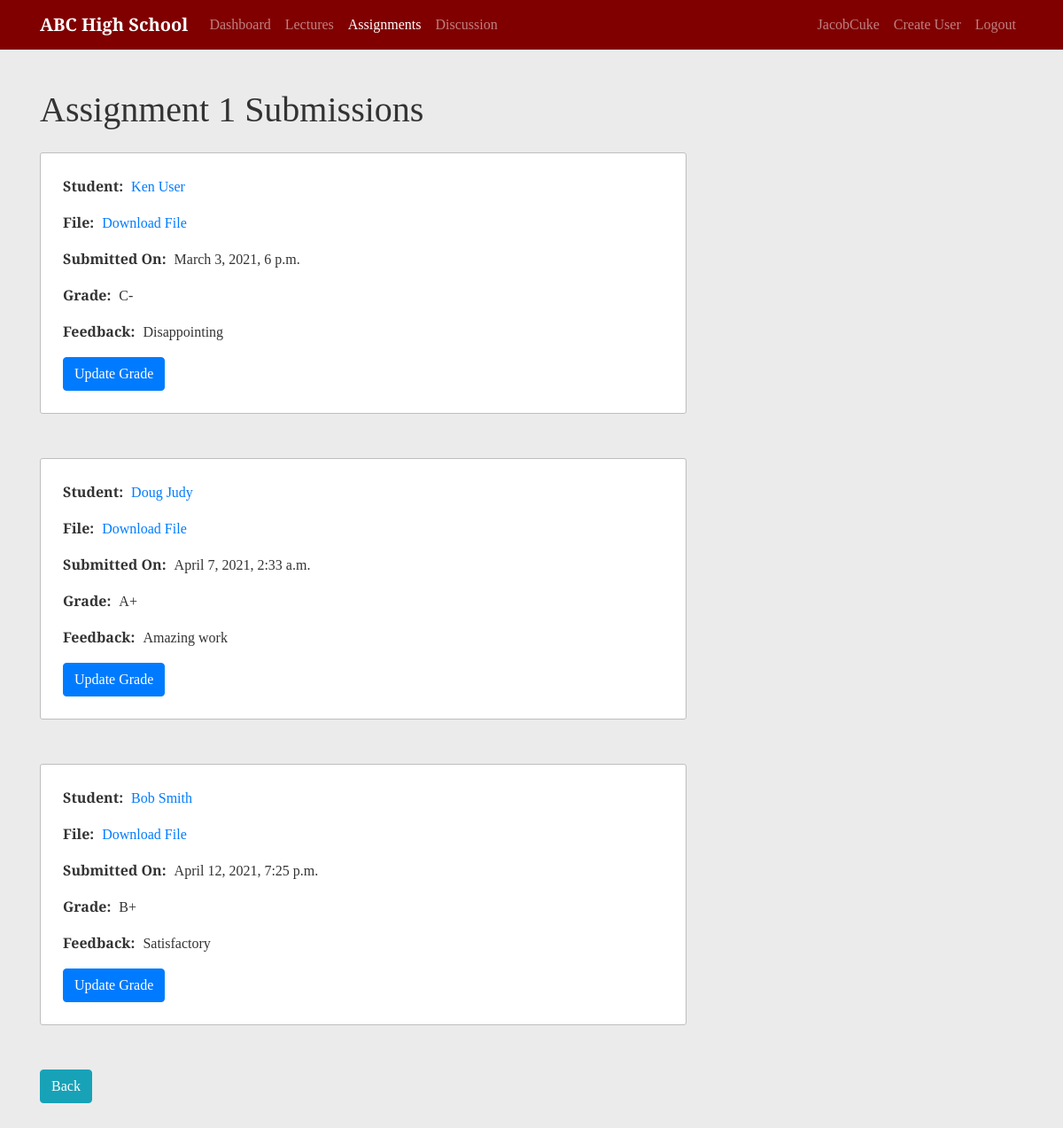
The page /course/1/assignments/1/submissions/ (signed in) on the database its author committed.
### school/models.py (models this page shows, shortened)
class Assignment(models.Model):
    course = models.ForeignKey(Course, on_delete=models.CASCADE)
    due_date = models.DateTimeField()
    assignment_number = models.PositiveIntegerField()
    content = models.FileField(upload_to='file_uploads', null=True)
    class Meta:
        unique_together = ['course', 'assignment_number']

class Submission(models.Model):
    GRADE_CHOICES = [
        ('A+', 'A+'),
        ('A', 'A'),
        ('A-', 'A-'),
        ('B+', 'B+'),
        ('B', 'B'),
        ('B-', 'B-'),
        ('C+', 'C+'),
        ('C', 'C'),
        ('C-', 'C-'),
        ('D+', 'D+'),
        ('D', 'D'),
        ('F', 'F')
    ]
    student = models.ForeignKey(Student, on_delete=models.CASCADE)
    assignment = models.ForeignKey(Assignment, on_delete=models.CASCADE)
    grade_report = models.CharField(max_length=2, choices=GRADE_CHOICES, blank=True)
    feedback = models.TextField(blank=True)
    submission_time = models.DateTimeField(default=timezone.now)
    content = models.FileField(upload_to='submissions', null=True)
    class Meta:
        unique_together = ['student', 'assignment']

### users/models.py (models this page shows, shortened)
class Student(models.Model):
    GRADE_TEN = '10'
    GRADE_ELEVEN = '11'
    GRADE_TWELVE = '12'
    YEAR_CHOICES = [
        (GRADE_TEN, '10th Grade'),
        (GRADE_ELEVEN, '11th Grade'),
        (GRADE_TWELVE, '12th Grade')
    ]
    user = models.OneToOneField(User, on_delete=models.CASCADE, primary_key=True)
    year = models.CharField(max_length=2, choices=YEAR_CHOICES)
    student_id_no = models.PositiveIntegerField(unique=True)

### school/views.py (the view)
# urls.py: path('course/<int:course_id>/assignments/<int:pk>/submissions/', SubmissionListView.as_view(), name='view-submission'),
class SubmissionListView(LoginRequiredMixin, UserPassesTestMixin, ListView):
    model = Submission
    template_name = 'school/submission.html'
    context_object_name = 'submissions'
    def get_queryset(self):
        user = self.request.user
        queryset = {}
        assignment = get_object_or_404(Assignment, id=self.kwargs.get('pk'))
        queryset['submission_list']= Submission.objects.filter(assignment=assignment)
        queryset['assignment'] = assignment
        return queryset
    def test_func(self):
        user = self.request.user
        course = get_object_or_404(Course, id=self.kwargs.get('course_id'))
        instructor = Instructor.objects.filter(user=user).first()
        if instructor:
            if course.instructor == instructor:
                return True
        if user.is_superuser:
            return True
        return False

### school/templates/school/submission.html (shortened to what this page needs)
{% extends "school/course.html" %}
{% block content %}
<h1 class="mb-4">Assignment {{submissions.assignment.assignment_number}} Submissions</h1>
    {% if not submissions.submission_list %}
        <p class="lead">There are no submissions at the moment</p>
        {% else %}
        {% for submission in submissions.submission_list %}
        <article class="content-section">
            <p>
                <span class="data-title">Student:</span>
                <span class="data-content"><a href="{% url 'profile' submission.student.user %}">{{submission.student.user.first_name}} {{submission.student.user.last_name}}</a></span>
            </p>
            <p>
                <span class="data-title">File:</span>
                <a href="{{ submission.content.url }}">Download File</a>
            </p>
            <p>
                <span class="data-title">Submitted On:</span>
                <span class="data-content">{{submission.submission_time}}</span>
            </p>
            {% if submission.grade_report %}
            <p>
                <span class="data-title">Grade:</span>
                <span class="data-content">{{ submission.grade_report }}</span>
            </p>
            {% endif %}
            {% if submission.feedback %}
            <p>
                <span class="data-title">Feedback:</span>
                <span class="data-content">{{ submission.feedback }}</span>
            </p>
            {% endif %}
            {% if not submission.grade_report %}
                <a class="btn btn-primary" href="{% url 'update-feedback' view.kwargs.course_id submission.assignment.id submission.id %}">Add Grade</a>
            {% else %}
                <a class="btn btn-primary" href="{% url 'update-feedback' view.kwargs.course_id submission.assignment.id submission.id %}">Update Grade</a>
            {% endif %}
        </article>
        {% endfor %}
    {% endif %}
    <a class="btn btn-info" href="{% url 'assignment-list' view.kwargs.course_id %}">Back</a>
{% endblock content %}

### school/templates/school/base.html (shortened to what this page needs)
{% load static %}
<!DOCTYPE html>
<html lang="en">
  <head>
    <link rel="stylesheet" href="https://stackpath.bootstrapcdn.com/bootstrap/4.3.1/css/bootstrap.min.css">
    <link rel="stylesheet" href="https://cdnjs.cloudflare.com/ajax/libs/datepicker/0.6.5/datepicker.min.css" />
    <link rel="stylesheet" href="{% static 'school/main.css' %}">
  </head>
  <body>
    <nav class="navbar navbar-expand-md navbar-dark fixed-top">
      <div class="container">
        <a class="navbar-brand" href="/">ABC High School</a>
        <div class="collapse navbar-collapse" id="navbarCollapse">
          <div class="navbar-nav mr-auto">
            {% if user.is_authenticated %}
              <a class="nav-item nav-link {% if request.resolver_match.url_name == 'user-dashboard' %}active{% endif %}" href="{% url 'home' %}">Dashboard</a>
            {% else %}
              <a class="nav-item nav-link {% if request.resolver_match.url_name == 'home' %}active{% endif %}" href="{% url 'home' %}">Home</a>
            {% endif %}
            {% block course_links %}{% endblock course_links %}
          </div>
          <div class="navbar-nav">
            {% if user.is_authenticated %}
              <a class="nav-item nav-link {% if request.resolver_match.url_name == 'profile' and user.username == kwargs.username %}active{% endif %}" href="{% url 'profile' user.username %}">{{ user }}</a>
              {% if user.is_superuser %}
                <a class="nav-item nav-link {% if "register" in request.resolver_match.url_name %}active{% endif %}" href="{% url 'register' %}">Create User</a>
              {% endif %}
              <a class="nav-item nav-link" href="{% url 'logout' %}">Logout</a>
            {% else %}
              <a class="nav-item nav-link {% if request.resolver_match.url_name == 'login' %}active{% endif %}" href="{% url 'login' %}">Sign In</a>
            {% endif %}
          </div>
        </div>
      </div>
    </nav>
    <div class="container main-body">
      {% block display %}{% endblock display %}
    </div>
  </body>
</html>

### school/static/school/main.css (style rules this page uses)
body { background: #ebebeb; color: #333333; margin-top: 5rem; font-family: 'Arvo', serif; }
.navbar { background-color: #800000; }
.navbar-brand { font-weight: 700; }
.main-body { margin-top: 100px; margin-bottom: 60px; }
.content-section { background-color:#ffffff; border: 1px solid #bebebe; border-radius: 3px; padding: 25px; margin-bottom: 50px; }
.data-title { font-weight: 700; margin-right: 5px; }
.data-content { display: inline-block; }

### rows shown on the page
Assignment: assignment.assignment_number "1"
Submission: student.user.first_name "Ken", student.user.last_name "User", submission_time "March 3, 2021, 6 p.m.", grade_report "C-", feedback "Disappointing", shows "Update Grade"
Submission: student.user.first_name "Doug", student.user.last_name "Judy", submission_time "April 7, 2021, 2:33 a.m.", grade_report "A+", feedback "Amazing work", shows "Update Grade"
Submission: student.user.first_name "Bob", student.user.last_name "Smith", submission_time "April 12, 2021, 7:25 p.m.", grade_report "B+", feedback "Satisfactory", shows "Update Grade"

### other values the page prints
{{ user }} "JacobCuke"
